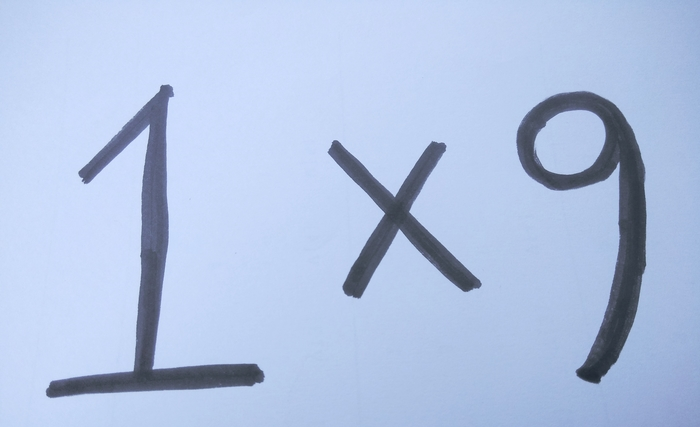
#> input picture progrmas and samples and outputs/sample3.jpg, 700 x 427 px
$ python prac.py   (older library calls are emulated)
#> lines starting #> are read from the running program, lines starting #| are printed output that depends on the picture; after the words box and inside, x2 and y2 are one past the last pixel; in counts of white or black regions, pixels touching at a corner belong together
# import the necessary packages
import numpy as np
import cv2
import imutils

# load the image, convert it to grayscale, and blur it to remove noise
image = cv2.imread("sample3.jpg")
#> image is the input picture: shape (427, 700, 3); mean B, G, R 225.6, 194.3, 177
gray = cv2.cvtColor(image, cv2.COLOR_BGR2GRAY)
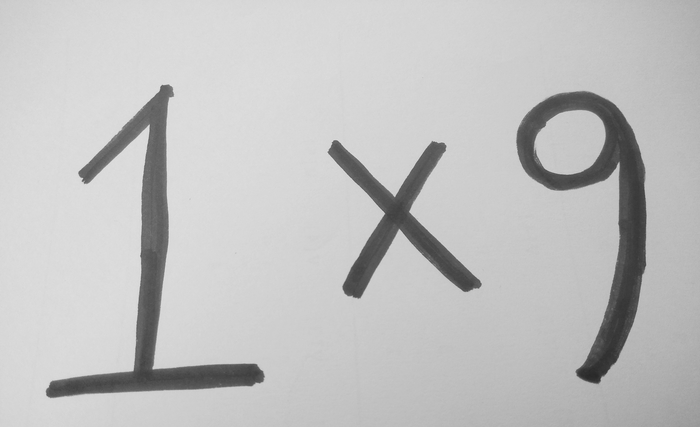
#> gray: shape (427, 700); min 40, max 226, mean 192.6
gray = cv2.GaussianBlur(gray, (7, 7), 0)

# threshold the image
ret,thresh1 = cv2.threshold(gray ,127,255,cv2.THRESH_BINARY_INV)
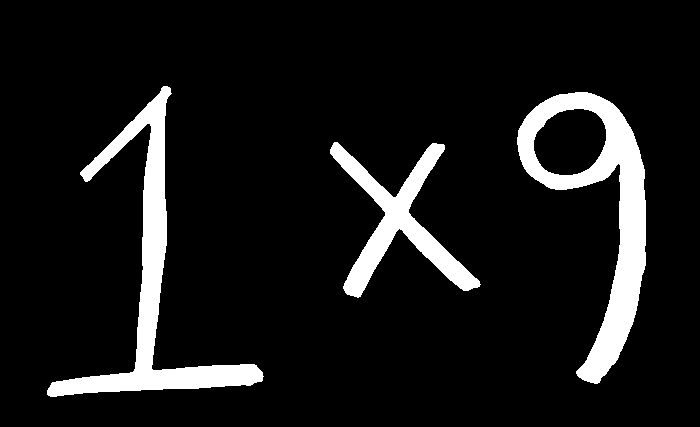
#> thresh1: shape (427, 700); 9.5% white; 3 white regions, box (x1, y1, x2, y2) and area: (517, 92, 646, 384) 11329, (47, 86, 264, 397) 10744, (330, 142, 481, 298) 6328

# dilate the white portions
dilate = cv2.dilate(thresh1, None, iterations=2)
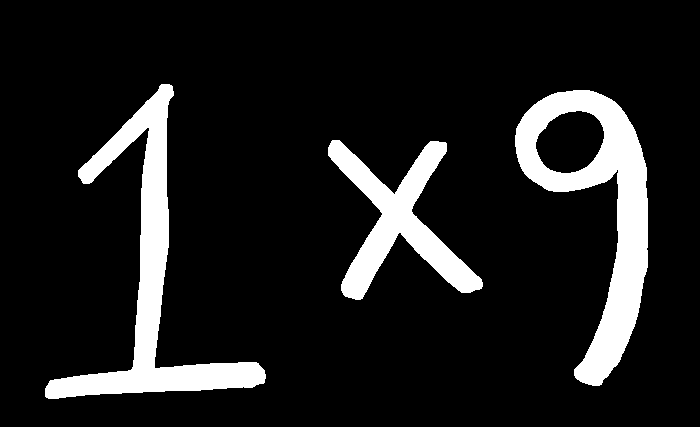
#> dilate: shape (427, 700); 11.9% white; 3 white regions

# find contours in the image
cnts = cv2.findContours(dilate.copy(), cv2.RETR_EXTERNAL,
    cv2.CHAIN_APPROX_SIMPLE)
#> cnts = 3 contours; box (x1, y1, x2, y2) and area: (515, 90, 648, 386) 16652, (45, 84, 266, 399) 12934, (328, 140, 483, 300) 8040
cnts = cnts[0] if imutils.is_cv2() else cnts[1]

orig = image.copy()
i = 0

for cnt in cnts:
    # Check the area of contour, if it is very small ignore it
    if(cv2.contourArea(cnt) < 100):
        continue

    # Filtered countours are detected
    x,y,w,h = cv2.boundingRect(cnt)

    # Taking ROI of the cotour
    roi = image[y:y+h, x:x+w]

    # Mark them on the image if you want
    cv2.rectangle(orig,(x,y),(x+w,y+h),(0,255,0),2)

    # Save your contours or characters
    cv2.imwrite("roi" + str(i) + ".png", roi)

    i = i + 1
#> this loop made 3 passes
#> (x, y, w, h) on passes 1 to 3: (328, 140, 155, 160), (515, 90, 133, 296), (45, 84, 221, 315)
#> pass 1, `roi = image[y:y+h, x:x+w]`:
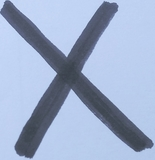
#> roi: shape (160, 155, 3); mean B, G, R 202, 173.5, 157.7
#> pass 2, `roi = image[y:y+h, x:x+w]`:
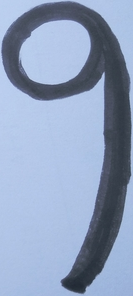
#> roi: shape (296, 133, 3); mean B, G, R 187.7, 159.5, 143
#> pass 3, `roi = image[y:y+h, x:x+w]`:
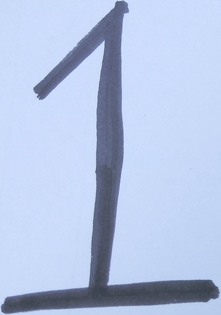
#> roi: shape (315, 221, 3); mean B, G, R 226.4, 195.9, 180.8
#> after the loop:
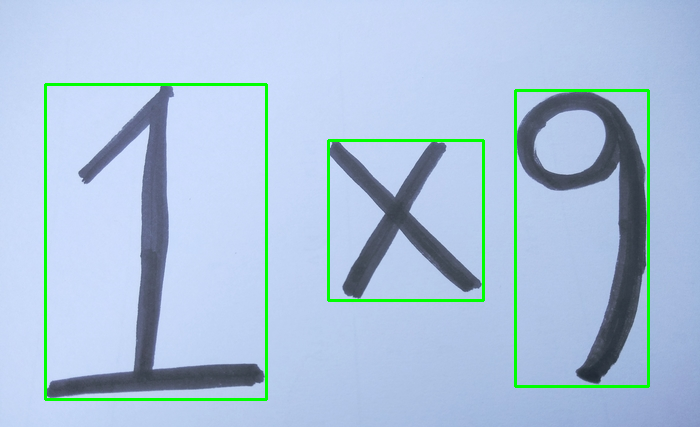
#> orig: shape (427, 700, 3); 2.57% of pixels changed, all inside (x1, y1, x2, y2) = (44, 83, 650, 401)
#> after the loop, i = 3

cv2.imshow("Image", orig)
cv2.waitKey(0)

$ run again, with progrmas and samples and outputs/sample10.jpg copied over progrmas and samples and outputs/sample3.jpg
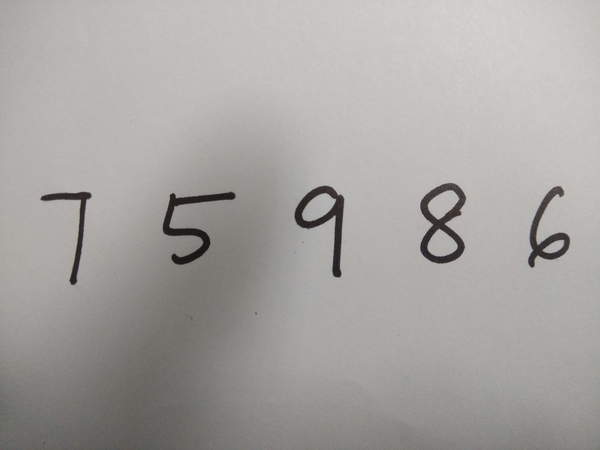
#> input picture progrmas and samples and outputs/sample10.jpg, 600 x 450 px
#> image is the input picture: shape (450, 600, 3); mean B, G, R 160.2, 163.4, 167
#> `ret,thresh1 = cv2.threshold(gray ,127,255,cv2.THRESH_BINARY_INV)`:
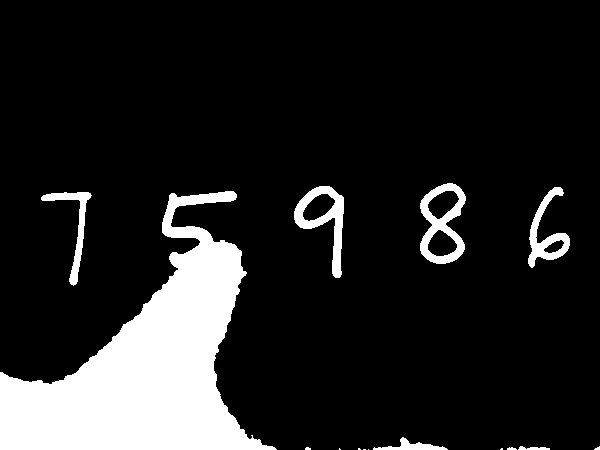
#> thresh1: shape (450, 600); 13.6% white; 15 white regions (7 under 20 px), largest, box (x1, y1, x2, y2) and area: (0, 191, 277, 450) 31021, (420, 183, 466, 264) 1659, (294, 186, 344, 278) 1535
#> dilate: shape (450, 600); 15.9% white; 10 white regions
#> cnts = 10 contours, 1 with area under 20; largest, box (x1, y1, x2, y2) and area: (0, 189, 279, 450) 32588, (418, 181, 468, 266) 3254, (292, 184, 346, 280) 2579, (526, 185, 572, 270) 1856, (39, 190, 94, 288) 1434
#> the loop `for cnt in cnts:` made 10 passes
#> (x, y, w, h) on passes 4 to 10: (498, 444, 54, 6), (356, 435, 94, 15), (39, 190, 55, 98), (0, 189, 279, 261), (526, 185, 46, 85), (292, 184, 54, 96), (418, 181, 50, 85)
#> after the loop `for cnt in cnts:`:
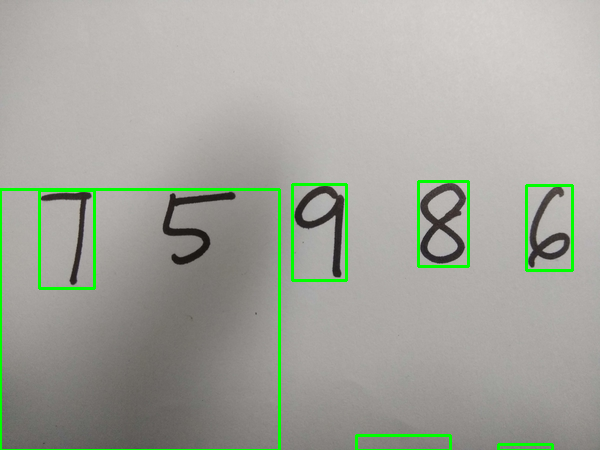
#> orig: shape (450, 600, 3); 2.37% of pixels changed, all inside (x1, y1, x2, y2) = (0, 180, 574, 450)
#> after the loop `for cnt in cnts:`: i = 7

$ run again, with progrmas and samples and outputs/sample11.jpg copied over progrmas and samples and outputs/sample3.jpg
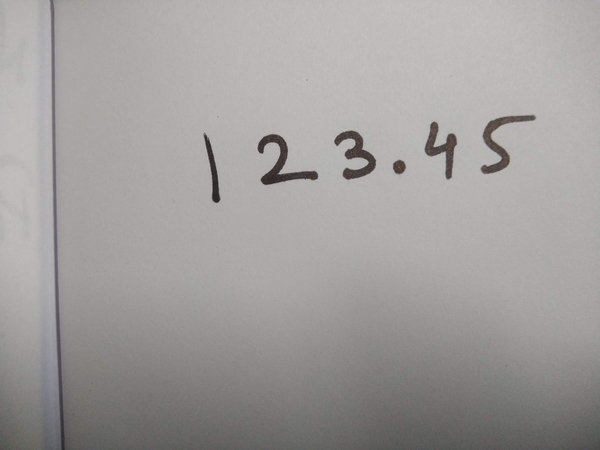
#> input picture progrmas and samples and outputs/sample11.jpg, 600 x 450 px
#> image is the input picture: shape (450, 600, 3); mean B, G, R 156.5, 157.5, 161
#> `ret,thresh1 = cv2.threshold(gray ,127,255,cv2.THRESH_BINARY_INV)`:
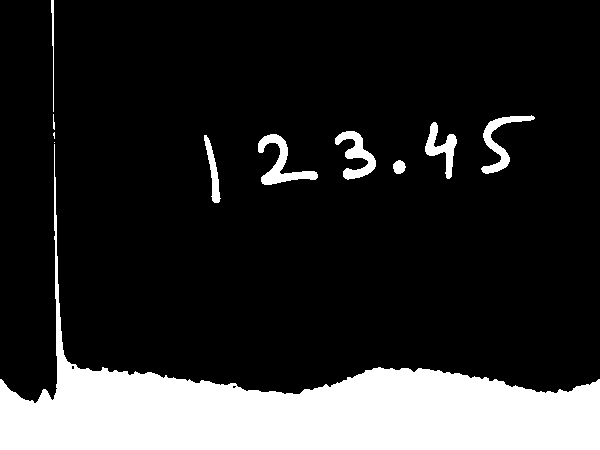
#> thresh1: shape (450, 600); 17.2% white; 11 white regions (2 under 20 px), largest, box (x1, y1, x2, y2) and area: (0, 144, 600, 450) 42296, (258, 134, 318, 185) 1030, (335, 131, 376, 180) 864
#> dilate: shape (450, 600); 19.4% white; 7 white regions
#> cnts = 7 contours; box (x1, y1, x2, y2) and area: (0, 0, 600, 450) 44692, (256, 132, 320, 187) 1528, (479, 113, 537, 176) 1340, (333, 129, 378, 182) 1311, (423, 120, 459, 181) 1064, (202, 133, 223, 205) 724, (391, 158, 408, 176) 234
#> the loop `for cnt in cnts:` made 7 passes
#> (x, y, w, h) on passes 1 to 7: (391, 158, 17, 18), (202, 133, 21, 72), (256, 132, 64, 55), (333, 129, 45, 53), (423, 120, 36, 61), (479, 113, 58, 63), (0, 0, 600, 450)
#> after the loop `for cnt in cnts:`:
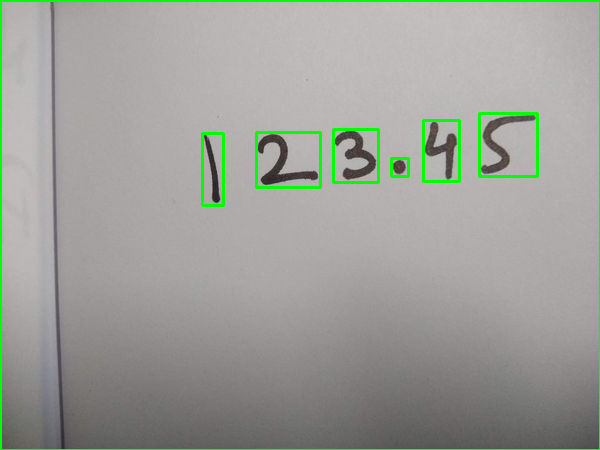
#> orig: shape (450, 600, 3); 2.41% of pixels changed, all inside (x1, y1, x2, y2) = (0, 0, 600, 450)
#> after the loop `for cnt in cnts:`: i = 7

$ run again, with progrmas and samples and outputs/sample13.jpg copied over progrmas and samples and outputs/sample3.jpg
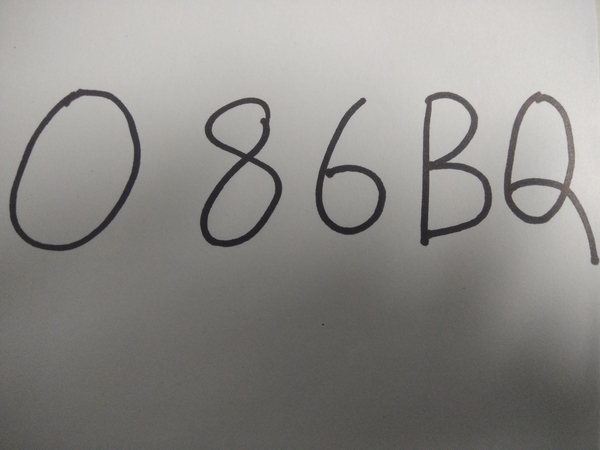
#> input picture progrmas and samples and outputs/sample13.jpg, 600 x 450 px
#> image is the input picture: shape (450, 600, 3); mean B, G, R 136.1, 139.2, 140.7
#> thresh1: shape (450, 600); 49.6% white; 5 white regions (2 under 20 px), largest, box (x1, y1, x2, y2) and area: (0, 89, 600, 450) 128771, (418, 93, 493, 248) 3020, (504, 94, 600, 265) 2085
#> dilate: shape (450, 600); 53.3% white; 8 black regions
#> cnts = 3 contours; box (x1, y1, x2, y2) and area: (0, 87, 600, 450) 149990, (416, 91, 495, 250) 8586, (502, 92, 600, 267) 4481
#> the loop `for cnt in cnts:` made 3 passes
#> (x, y, w, h) on passes 1 to 3: (502, 92, 98, 175), (416, 91, 79, 159), (0, 87, 600, 363)
#> after the loop `for cnt in cnts:`:
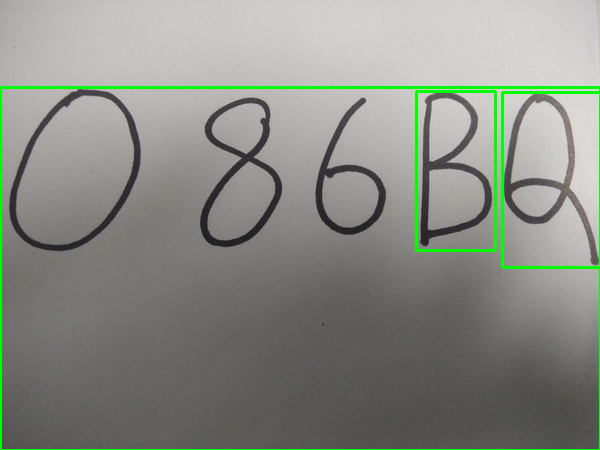
#> orig: shape (450, 600, 3); 2.22% of pixels changed, all inside (x1, y1, x2, y2) = (0, 86, 600, 450)
#> after the loop `for cnt in cnts:`: i = 3
